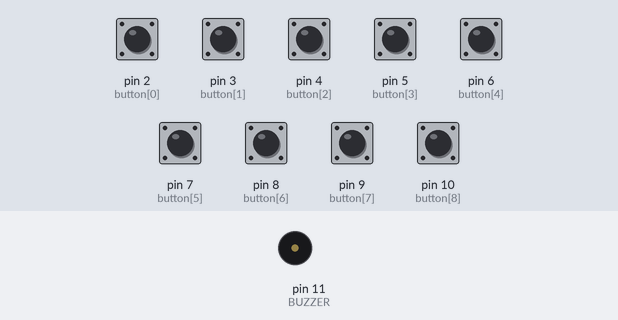
This sketch was run on a simulated Arduino Uno, built with avr-gcc and run on an emulated ATmega328P. On the bench: buzzer (waves = sounding). The inputs (shaded band) are chosen by the test bench; at power-on: pin 2 (button[0]), pin 3 (button[1]), pin 4 (button[2]), pin 5 (button[3]), pin 6 (button[4]), pin 7 (button[5]), pin 8 (button[6]), pin 9 (button[7]), pin 10 (button[8]) LOW.

Above: at 1.2 s.
1.3 s: pin 2 (button[0]) pulled HIGH for 0.15 s
At 1.37 s:
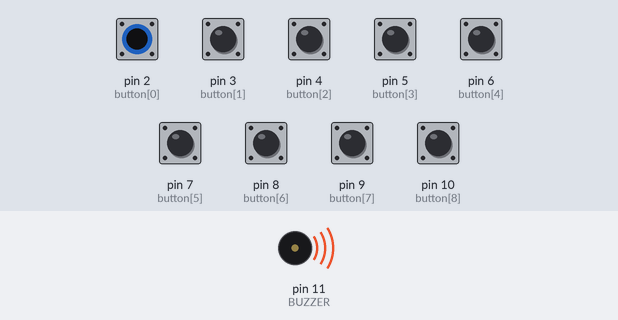
Timing chart, 0 to 4.3 s (numbered marks = the images above; inputs shaded):
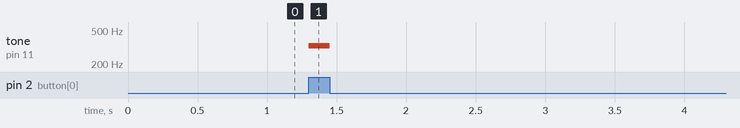

Measured:
- after the input at 1.3 s, tone on pin 11 (BUZZER): silent → 329 Hz at once, → silent 0.15 s later

The sketch:

buzbuton.ino
```cpp
const int BUZZER = 11;
const int button[] = {2, 3, 4, 5, 6, 7, 8, 9,10,};
const int buttonNotes[] = {329,392, 440, 494, 523, 587, 650, 698, 783};

void setup() {
  for (int n = 0; n < 8; n++) {
    pinMode(button[n], INPUT);
  }
}

void loop() {
  if (digitalRead(button[0]) == HIGH) {
    tone(BUZZER, buttonNotes[0]);
  } else if (digitalRead(button[1]) == HIGH) {
    tone(BUZZER, buttonNotes[1]);
  } else if (digitalRead(button[2]) == HIGH) {
    tone(BUZZER, buttonNotes[2]);
  } else if (digitalRead(button[3]) == HIGH) {
    tone(BUZZER, buttonNotes[3]);
  } else if (digitalRead(button[4]) == HIGH) {
    tone(BUZZER, buttonNotes[4]);
  } else if (digitalRead(button[5]) == HIGH) {
    tone(BUZZER, buttonNotes[5]);
  } else if (digitalRead(button[6]) == HIGH) {
    tone(BUZZER, buttonNotes[6]);
  } else if (digitalRead(button[7]) == HIGH) {
    tone(BUZZER, buttonNotes[7]);
  }else if (digitalRead(button[8]) == HIGH) {
    tone(BUZZER, buttonNotes[8]);
  }else {
    noTone(BUZZER);
  }
}
```
